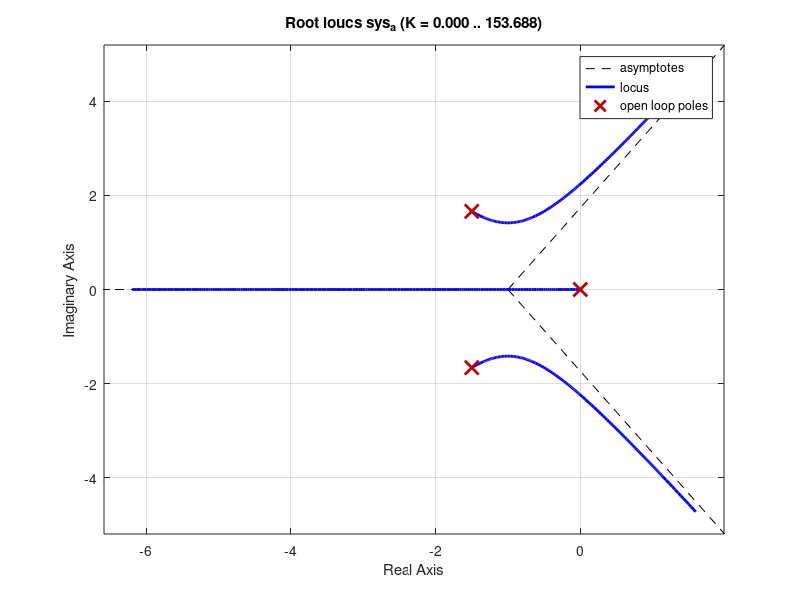

This figure's MATLAB source: (Note: this script raises an error after producing the figure.)
%----------------------------------------------------------%
%--------------Part a------------------------------------%
kp_arr = 0.05:0.05:15;
sys_a = tf(1, [1 3 5 0]);
rlocus(sys_a)
rise_times = [];
i=1;
for kp=kp_arr
    sys_temp  = feedback(series(tf(kp, 1), sys_a), 1);
    stepinfo_temp = stepinfo(sys_temp);
    rise_times(i) = stepinfo_temp.RiseTime;
    i=i+1;
end
figure
hold on
plot(kp_arr, rise_times);
xlabel("K_p")
yline(1.5, '--', "Rise Time = 1.5 s")
ylabel("Rise Times")
grid()
min(rise_times)
hold off